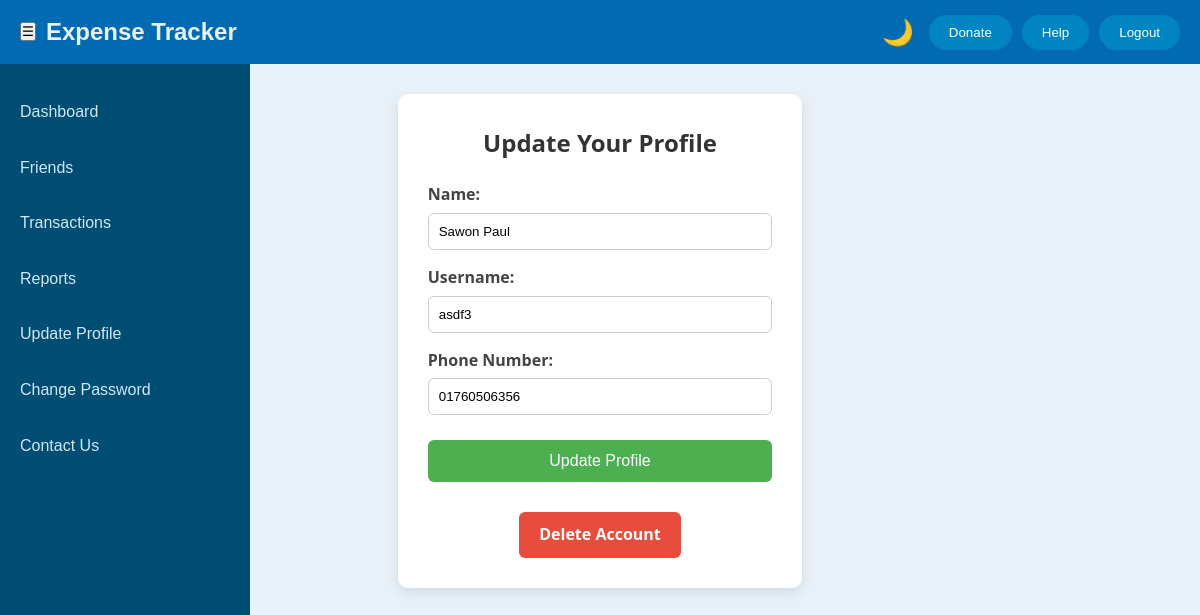
The app's page /update_profile/ (signed in), older data.
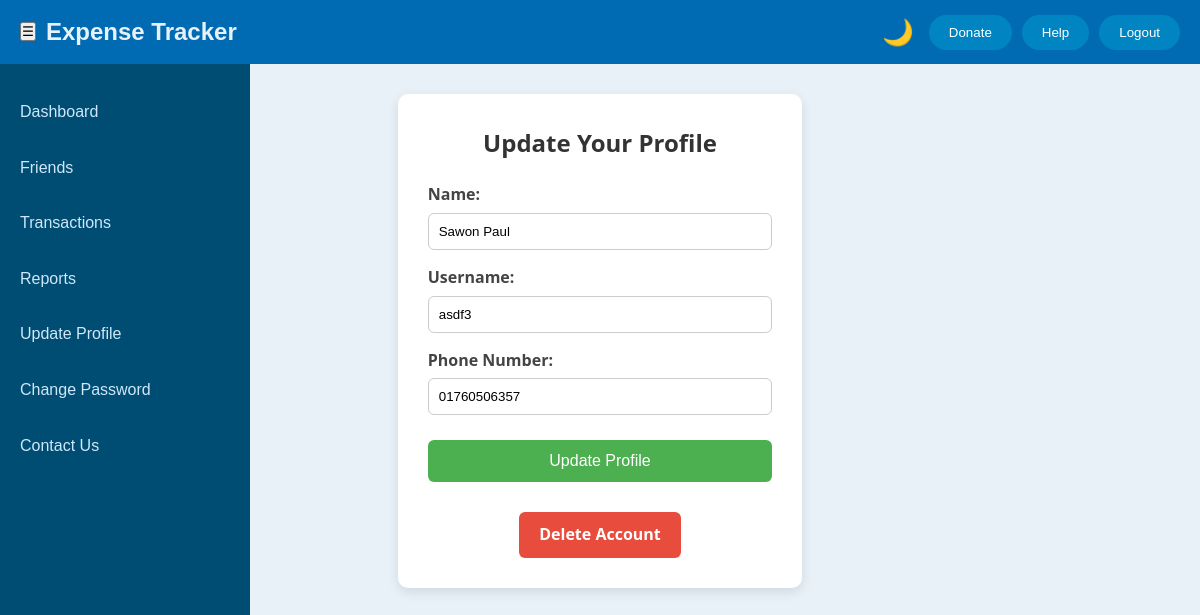
The same page, newer data.
### mainapp/models.py (models this page shows)
class User(AbstractBaseUser, PermissionsMixin):
    name = models.CharField(max_length=255)
    email = models.EmailField(unique=True)
    username = models.CharField(max_length=100, unique=True)
    number = models.CharField(max_length=15)
    created_at = models.DateTimeField(auto_now_add=True)
    updated_at = models.DateTimeField(auto_now=True)
    is_admin = models.BooleanField(default=False)
    is_active = models.BooleanField(default=True)
    is_staff = models.BooleanField(default=False)
    objects = UserManager()
    USERNAME_FIELD = 'email'
    REQUIRED_FIELDS = ['username', 'name', 'number']

### mainapp/views.py (the view, shortened to what this page needs)
# urls.py: path('update_profile/', update_profile_page, name='update_profile_page'),
@login_required
def update_profile_page(request):
    user = request.user
    return render(request, 'UPDATE_PROFILE/update_profile.html', {'user': user})

### templates/UPDATE_PROFILE/update_profile.html (shortened to what this page needs)
{% load static %}
<!DOCTYPE html>
<html lang="en">
<head>
    <link rel="stylesheet" href="{% static 'css/DASHBOARD/theme.css' %}">
    <link rel="stylesheet" href="{% static 'css/DASHBOARD/dashboard.css' %}">
    <link rel="stylesheet" href="{% static 'css/UPDATE_PROFILE/update_profile.css' %}">
</head>
<body>
    <div class="container">
        <nav class="navbar">
            <div class="navbar-left">
                <button class="sidebar-button" id="toggleSidebar">☰</button>
                <span class="site-title">Expense Tracker</span>
            </div>
            <div class="navbar-right">
                <span id="themeToggle" onclick="toggleTheme()">🌙</span>
                <button class="donate-btn" id="donateButton">Donate</button>
                <button class="help-btn" id="helpButton">Help</button>
                <button class="logout-btn" id="logoutButton">Logout</button>
            </div>
        </nav>
        <div class="content-area">
            <aside class="sidebar" id="sidebar">
                <ul class="sidebar-menu">
                    <li><a href="{% url 'dashboard' %}">Dashboard</a></li>
                    <li><a href="{% url 'friends_page' %}">Friends</a>
                    <li><a href="#">Transactions</a></li>
                    <li><a href="#">Reports</a></li>
                    <li><a href="{% url 'update_profile_page' %}">Update Profile</a></li>
                    <li><a href="{% url 'setting' %}">Change Password</a></li>
                    <li><a href="{% url 'contact' %}">Contact Us</a></li>
                </ul>
            </aside>
            <div class="update_profile">
                <h2>Update Your Profile</h2>
                <form method="POST">
                    <label>Name:</label>
                    <input type="text" name="name" value="{{ user.name }}" required>
                    <label>Username:</label>
                    <input type="text" name="username" value="{{ user.username }}" required>
                    <label>Phone Number:</label>
                    <input type="text" name="number" value="{{ user.number }}" required>
                    <button type="submit" class="update-btn">Update Profile</button>
                </form>
                <div class="delete-account-container">
                    <a href="{% url 'delete_account' %}" class="delete-account-btn" onclick="return confirm('Are you sure you want to delete your account? This action cannot be undone.');">
                        Delete Account
                    </a>
                </div>
            </div>
        </div>
    </div>
</body>
</html>

Row changes from the older to the newer data that the page shows:
changed User "Sawon Paul": number "01760506356" → "01760506357"
